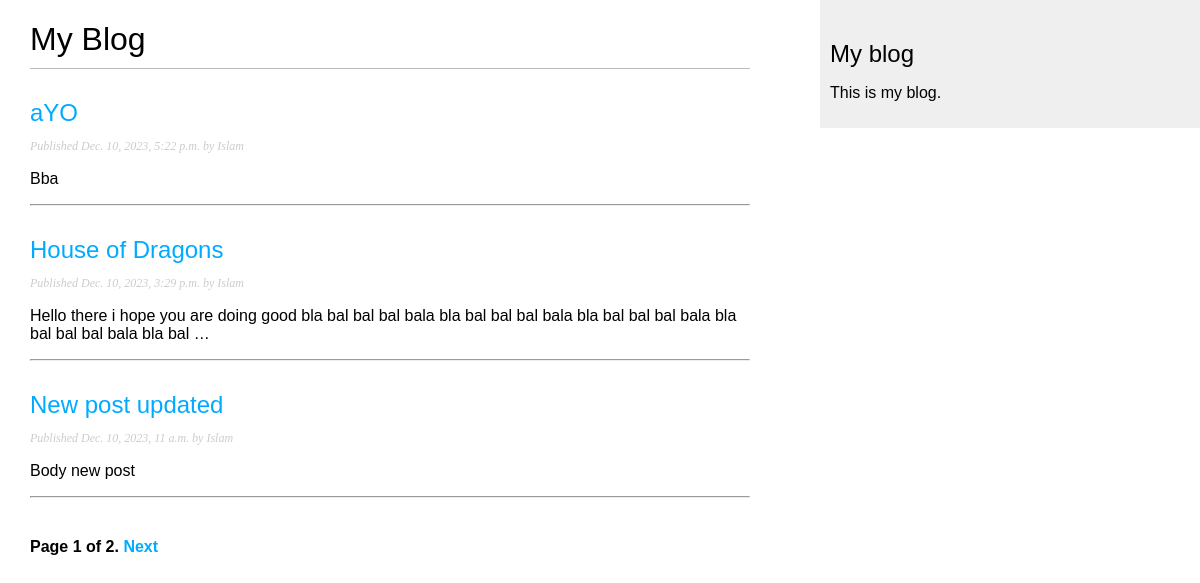
Screenshot of /blog/ with the database file from the repository.
### blog/models.py (models this page shows, shortened)
class Post(models.Model):
    class Status(models.TextChoices):
        DRAFT = 'DF', 'Draft'
        PUBLISHED = 'PB', 'Published'
    title = models.CharField(max_length=250)
    slug = models.SlugField(max_length=250, unique_for_date='publish')
    author = models.ForeignKey(User, on_delete=models.CASCADE, related_name='blog_posts')
    body = models.TextField()
    publish = models.DateTimeField(default=timezone.now)
    created = models.DateTimeField(auto_now_add=True)
    updated = models.DateTimeField(auto_now=True)
    status = models.CharField(max_length=2, choices=Status.choices, default=Status.DRAFT)
    class Meta:
        ordering = ['-publish']
        indexes = [
            models.Index(fields=['-publish']),
        ]
    def get_absolute_url(self):
        return reverse("blog:post_detail", args=[
            self.publish.year,
            self.publish.month,
            self.publish.day,
            self.slug,
        ])

### blog/views.py (the view)
# urls.py: path('', views.PostListView.as_view(), name='post_list'),
class PostListView(ListView):
    model = Post
    context_object_name = 'posts'
    paginate_by = 3
    template_name = 'blog/post/list.html'

### blog/templates/blog/post/list.html (shortened to what this page needs)
{% extends "blog/base.html" %}
{% block content %}
    <h1>My Blog</h1>
    {% for post in posts %}
        <h2>
        <a href="{{post.get_absolute_url}}">
        {{ post.title }}
        </a>
        </h2>
        <p class="date">
        Published {{ post.publish }} by {{ post.author }}
        </p>
        {{ post.body|truncatewords:30|linebreaks }}
        <hr />
    {% endfor %}
    {% include "pagination.html" with page=page_obj %}
{% endblock %}

### blog/static/css/blog.css (style rules this page uses)
body { margin:0; padding:0; font-family:helvetica, sans-serif; }
a { color:#00abff; text-decoration:none; }
h1 { font-weight:normal; border-bottom:1px solid #bbb; padding:0 0 10px 0; }
h2 { font-weight:normal; margin:30px 0 0; }
p.date { color:#ccc; font-family: georgia, serif; font-size: 12px; font-style: italic; }

### rows the page displays
Post: title "aYO", publish "Dec. 10, 2023, 5:22 p.m.", author "Islam", body "Bba"
Post: title "House of Dragons", publish "Dec. 10, 2023, 3:29 p.m.", author "Islam", body "Hello there i hope you are doing good bla bal bal bal bala bla bal bal bal bala bla bal bal bal bala bla bal bal bal bala bla bal …"
Post: title "New post updated", publish "Dec. 10, 2023, 11 a.m.", author "Islam", body "Body new post"

### other values shown
{{ page.number }} "1"
{{ page.paginator.num_pages }} "2"
